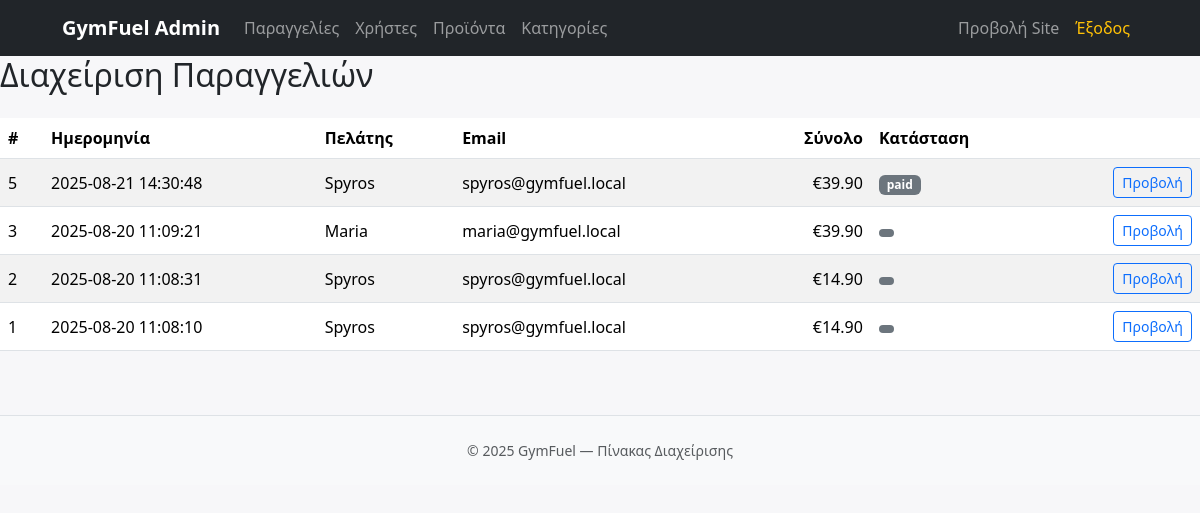
The app's page /orders_manage.php (signed in) with its own data.
### tables this page shows
CREATE TABLE `orders` (
  `id` int(11) NOT NULL,
  `user_id` int(11) NOT NULL,
  `full_name` varchar(150) NOT NULL,
  `email` varchar(150) NOT NULL,
  `address` varchar(255) NOT NULL,
  `total` decimal(10,2) NOT NULL,
  `status` enum('pending','paid','shipped','completed','cancelled') DEFAULT 'pending',
  `created_at` timestamp NOT NULL DEFAULT current_timestamp()
);

CREATE TABLE `users` (
  `id` int(11) NOT NULL,
  `name` varchar(100) NOT NULL,
  `full_name` varchar(100) DEFAULT NULL,
  `email` varchar(100) NOT NULL,
  `address` varchar(255) DEFAULT NULL,
  `password` varchar(255) NOT NULL,
  `is_admin` tinyint(1) NOT NULL DEFAULT 0,
  `role` enum('user','admin') DEFAULT 'user',
  `created_at` timestamp NOT NULL DEFAULT current_timestamp()
);

### orders_manage.php (the view, shortened to what this page needs)
<?php
require __DIR__ . '/../db.php';
$sql = "SELECT o.id, o.created_at, o.total, o.status, u.name AS customer_name, u.email
        FROM orders o
        LEFT JOIN users u ON u.id = o.user_id
        ORDER BY o.id DESC";
$orders = $pdo->query($sql)->fetchAll();
include __DIR__ . '/../header.php';
?>
<h2 class="mb-4">Διαχείριση Παραγγελιών</h2>
<?php if (!$orders): ?>
  <p class="text-muted">Δεν υπάρχουν καταχωρημένες παραγγελίες.</p>
<?php else: ?>
  <div class="table-responsive">
    <table class="table table-striped table-hover align-middle">
      <thead>
        <tr>
          <th>#</th>
          <th>Ημερομηνία</th>
          <th>Πελάτης</th>
          <th>Email</th>
          <th class="text-end">Σύνολο</th>
          <th>Κατάσταση</th>
          <th></th>
        </tr>
      </thead>
      <tbody>
        <?php foreach ($orders as $o): ?>
          <tr>
            <td><?= $o['id'] ?></td>
            <td><?= htmlspecialchars($o['created_at']) ?></td>
            <td><?= htmlspecialchars($o['customer_name'] ?? '—') ?></td>
            <td><?= htmlspecialchars($o['email'] ?? '—') ?></td>
            <td class="text-end">€<?= number_format($o['total'], 2) ?></td>
            <td>
              <span class="badge bg-<?= ($o['status'] === 'paid_virtual' ? 'success' : 'secondary') ?>">
                <?= htmlspecialchars($o['status']) ?>
              </span>
            </td>
            <td class="text-end">
              <a href="order_view.php?id=<?= $o['id'] ?>" class="btn btn-sm btn-outline-primary">
                <i class="bi bi-eye"></i> Προβολή
              </a>
            </td>
          </tr>
        <?php endforeach; ?>
      </tbody>
    </table>
  </div>
<?php endif; ?>
<?php include __DIR__ . '/../footer.php'; ?>

### header.php (shortened to what this page needs)
?><!doctype html>
<html lang="el">
<head>
  <link href="https://cdn.jsdelivr.net/npm/bootstrap@5.3.3/dist/css/bootstrap.min.css" rel="stylesheet">
</head>
<body>
<nav class="navbar navbar-dark navbar-expand-lg bg-dark">
  <div class="container">
    <a class="navbar-brand" href="index.php">GymFuel Admin</a>
    <div class="collapse navbar-collapse" id="navAdmin">
      <ul class="navbar-nav me-auto">
        <li class="nav-item"><a class="nav-link" href="orders.php">Παραγγελίες</a></li>
        <li class="nav-item"><a class="nav-link" href="users.php">Χρήστες</a></li>
        <li class="nav-item"><a class="nav-link" href="products.php">Προϊόντα</a></li>
        <li class="nav-item"><a class="nav-link" href="categories.php">Κατηγορίες</a></li>
      </ul>
      <ul class="navbar-nav">
        <li class="nav-item">
          <a class="nav-link" href="../index.php">Προβολή Site</a>
        </li>
        <li class="nav-item">
          <a class="nav-link text-warning" href="../logout.php">Έξοδος</a>
        </li>
      </ul>
    </div>
  </div>
</nav>

### footer.php (shortened to what this page needs)
<footer class="mt-5 py-4 bg-light border-top">
  <div class="container text-center text-muted small">
    &copy; <?= date('Y') ?> GymFuel — Πίνακας Διαχείρισης
  </div>
</footer>
</body>
</html>

### header.php (style rules this page uses)
body { background:#f7f7f9; }
.navbar-brand { font-weight:700 }
.container { max-width:1100px }

### records on screen
orders: id "5", created_at "2025-08-21 14:30:48", user.name "Spyros", user.email "spyros@gymfuel.local", total "39.90", status "paid"
orders: id "3", created_at "2025-08-20 11:09:21", user.name "Maria", user.email "maria@gymfuel.local", total "39.90"
orders: id "2", created_at "2025-08-20 11:08:31", user.name "Spyros", user.email "spyros@gymfuel.local", total "14.90"
orders: id "1", created_at "2025-08-20 11:08:10", user.name "Spyros", user.email "spyros@gymfuel.local", total "14.90"
